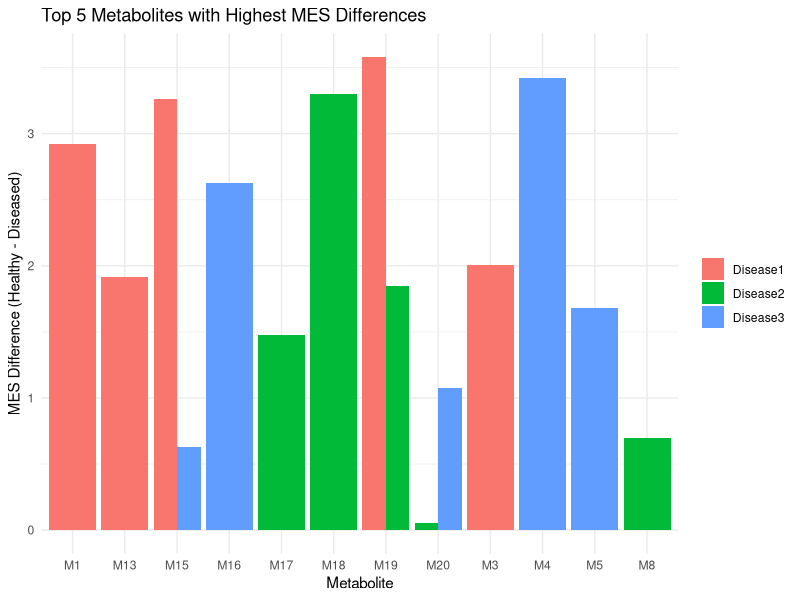

Generate this figure with R:
library(ggplot2)
library(dplyr)

# Sample data
set.seed(42)

df <- data.frame(
  Metabolite = rep(paste0("M", 1:20), each = 3),
  Disease = rep(c("Disease1", "Disease2", "Disease3"), 20),
  Healthy_MES = rnorm(60, mean = 10, sd = 1),
  Diseased_MES = rnorm(60, mean = 9, sd = 1.5),
  Kruskal_p_value = runif(60, 0, 0.05)
)

# Compute MES difference and filter metabolites based on given criteria
df <- df %>%
  mutate(MES_difference = Healthy_MES - Diseased_MES,
         Significance = Kruskal_p_value < (0.05 / n_distinct(Disease))) %>%
  filter(MES_difference > 0, Significance) %>%
  group_by(Disease) %>%
  top_n(5, wt = MES_difference)

# Plot
ggplot(df, aes(x = Metabolite, y = MES_difference, fill = Disease)) +
  geom_bar(stat = "identity", position = "dodge") +
  labs(
    title = "Top 5 Metabolites with Highest MES Differences",
    y = "MES Difference (Healthy - Diseased)",
    x = "Metabolite"
  ) +
  theme_minimal() +
  theme(legend.title = element_blank())
